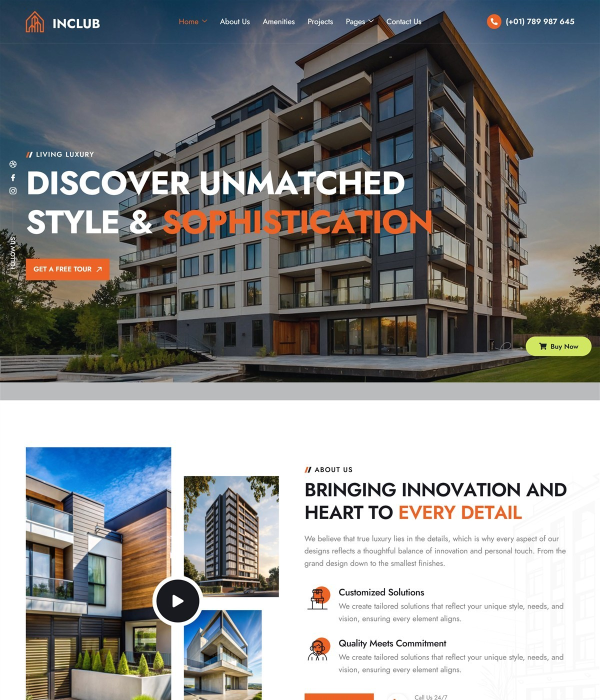
#> input picture serenity/_previews/d_0.jpg, 1200 x 1400 px, given in place of logo.png, which was not available (shown at 1/2 size)
$ python _prep.py
#> lines starting #> are read from the running program, lines starting #| are printed output that depends on the picture; pictures that were not available may be replaced by others from this repository, and a replacement may not be noted
from PIL import Image
from collections import Counter
import os

img = Image.open("logo.png").convert("RGB")
#> img is the input picture: PIL image 1200x1400 RGB; mean R, G, B 139.9, 141.2, 141.4
q = img.convert("P", palette=Image.ADAPTIVE, colors=8).convert("RGB")
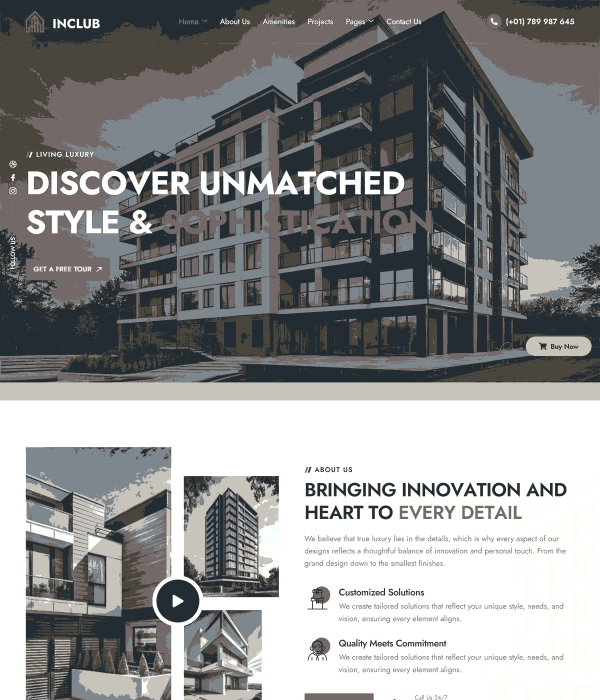
#> q: PIL image 1200x1400 RGB (shown at 1/2 size); mean R, G, B 142.1, 143.2, 143.6
c = Counter(
    p for p in q.getdata() if not (p[0] > 240 and p[1] > 240 and p[2] > 240)
)
#> c = {(35, 44, 51): 351034, (74, 70, 62): 218246, (115, 105, 104): 246212, (125, 135, 141): 240449, (200, 196, 188): 126751}
print("LOGO COLORS")
for color, n in c.most_common(10):
    print(n, "#%02x%02x%02x" % color, color)
#> this loop made 5 passes
#> (color, n) on passes 1 to 5: ((35, 44, 51), 351034), ((115, 105, 104), 246212), ((125, 135, 141), 240449), ((74, 70, 62), 218246), ((200, 196, 188), 126751)
#| 351034 #232c33 (35, 44, 51)
#| 246212 #736968 (115, 105, 104)
#| 240449 #7d878d (125, 135, 141)
#| 218246 #4a463e (74, 70, 62)
#| 126751 #c8c4bc (200, 196, 188)

os.makedirs("assets/video", exist_ok=True)
os.makedirs("assets/images", exist_ok=True)
os.makedirs("_previews", exist_ok=True)

try:
    import cv2

    vids = [
        ("WhatsApp Video 2026-10-24 at 15.46.46.mp4", "hero"),
        ("WhatsApp Video 2026-10-24 at 15.47.47.mp4", "lifestyle"),
    ]
    for path, name in vids:
#> (the run stopped early here; a loop or call above may not have finished)

$ run again, on serenity/_previews/d_4.jpg
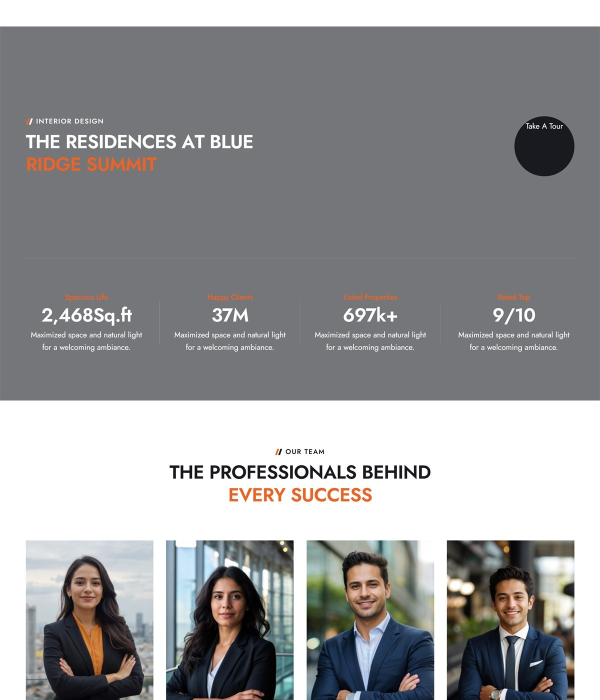
#> input picture serenity/_previews/d_4.jpg, 1200 x 1400 px, given in place of logo.png, which was not available (shown at 1/2 size)
#> img is the input picture: PIL image 1200x1400 RGB; mean R, G, B 152, 152.1, 153.7
#> `q = img.convert("P", palette=Image.ADAPTIVE, colors=8).convert("RGB")`:
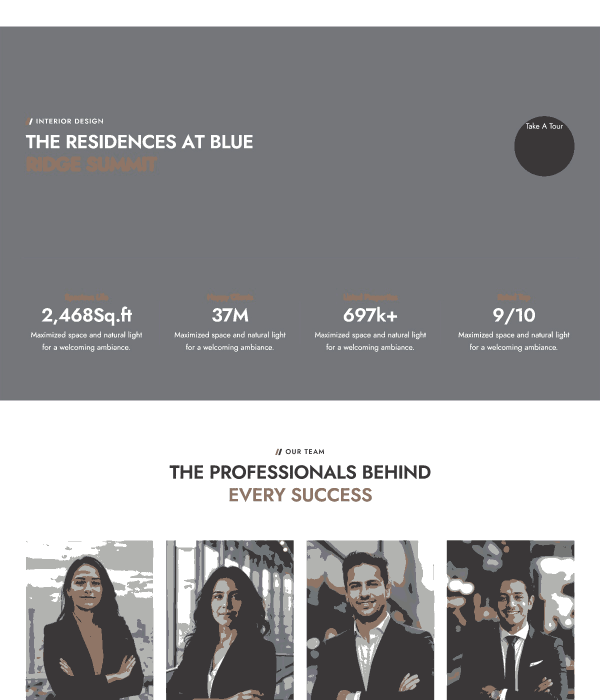
#> q: PIL image 1200x1400 RGB (shown at 1/2 size); mean R, G, B 154.2, 153.9, 155.7
#> c = {(118, 117, 126): 33221, (112, 117, 120): 40482, (117, 118, 122): 809471, (117, 118, 117): 15443, (58, 55, 56): 175502, (143, 117, 102): 38701, (178, 179, 176): 81885}
#> the loop `for color, n in c.most_common(10):` made 7 passes
#> (color, n) on passes 1 to 7: ((117, 118, 122), 809471), ((58, 55, 56), 175502), ((178, 179, 176), 81885), ((112, 117, 120), 40482), ((143, 117, 102), 38701), ((118, 117, 126), 33221), ((117, 118, 117), 15443)
#> (printed output is left out)

$ run again, on serenity/_previews/d_5.jpg
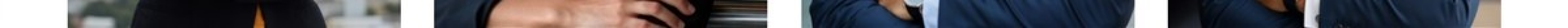
#> input picture serenity/_previews/d_5.jpg, 1200 x 22 px, given in place of logo.png, which was not available (shown 2 times larger)
#> img is the input picture: PIL image 1200x22 RGB; mean R, G, B 94.4, 93.4, 98.5
#> `q = img.convert("P", palette=Image.ADAPTIVE, colors=8).convert("RGB")`:
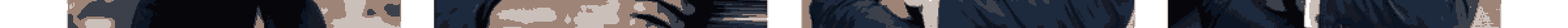
#> q: PIL image 1200x22 RGB (shown 2 times larger); mean R, G, B 93.6, 92.9, 98.5
#> c = {(203, 191, 186): 2530, (158, 132, 119): 3387, (59, 64, 74): 2561, (23, 27, 38): 2477, (12, 21, 35): 2101, (7, 6, 11): 4126, (29, 41, 60): 5269}
#> the loop `for color, n in c.most_common(10):` made 7 passes
#> (color, n) on passes 1 to 7: ((29, 41, 60), 5269), ((7, 6, 11), 4126), ((158, 132, 119), 3387), ((59, 64, 74), 2561), ((203, 191, 186), 2530), ((23, 27, 38), 2477), ((12, 21, 35), 2101)
#> (printed output is left out)
